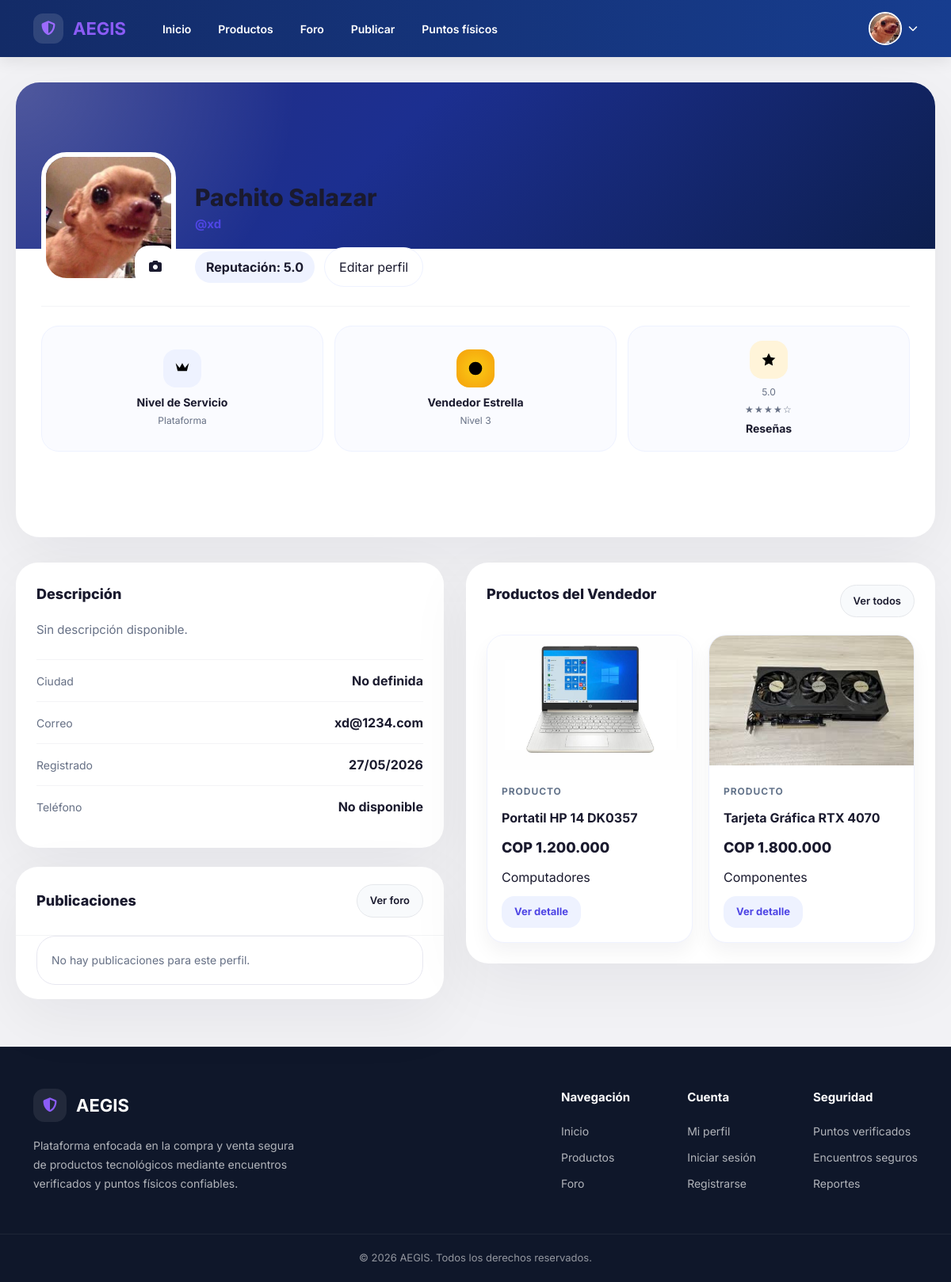
The page /public/perfil (signed in) on the database its author committed.
### tables this page shows
CREATE TABLE `usuarios` (
  `id` int(11) NOT NULL,
  `nombre` varchar(100) NOT NULL,
  `apellido` varchar(100) NOT NULL,
  `username` varchar(50) DEFAULT NULL,
  `email` varchar(150) NOT NULL,
  `password` varchar(255) NOT NULL,
  `telefono` varchar(20) DEFAULT NULL,
  `ciudad` varchar(100) DEFAULT NULL,
  `foto_perfil` varchar(255) DEFAULT 'default.png',
  `descripcion` text DEFAULT NULL,
  `reputacion` decimal(3,2) DEFAULT 5.00,
  `rol` enum('usuario','owner','admin') DEFAULT 'usuario',
  `estado` enum('activo','suspendido','baneado') DEFAULT 'activo',
  `fecha_registro` timestamp NOT NULL DEFAULT current_timestamp()
);

CREATE TABLE `productos` (
  `id` int(11) NOT NULL,
  `usuario_id` int(11) NOT NULL,
  `categoria_id` int(11) NOT NULL,
  `titulo` varchar(150) NOT NULL,
  `descripcion` text NOT NULL,
  `precio` decimal(12,2) NOT NULL,
  `estado_producto` enum('nuevo','usado','reacondicionado') DEFAULT 'usado',
  `ciudad` varchar(100) DEFAULT NULL,
  `estado_publicacion` enum('activo','vendido','oculto') DEFAULT 'activo',
  `fecha_publicacion` timestamp NOT NULL DEFAULT current_timestamp()
);

CREATE TABLE `categorias` (
  `id` int(11) NOT NULL,
  `nombre` varchar(100) NOT NULL,
  `descripcion` text DEFAULT NULL
);

### app/modules/perfil/views/perfil.php (the view, shortened to what the rows shown need)
<?php require_once ROOT_PATH . '/app/layouts/head.php'; ?>
<?php require_once ROOT_PATH . '/app/layouts/navbar.php'; ?>
<link rel="stylesheet" href="https://cdnjs.cloudflare.com/ajax/libs/font-awesome/6.5.2/css/all.min.css">
<link rel="stylesheet" href="<?= asset('css/pages/perfil.css') ?>">
<main class="page">
    <section class="profile-card">
        <div class="profile-body">
        <div class="profile-row">
            <div class="avatar-profile-wrap">
                <form id="avatarForm" method="POST" action="<?= url('/perfil/editar') ?>" enctype="multipart/form-data">
                    <div class="avatar-profile">
                    <?php
                        $fotoPerfil = trim((string) ($usuario['foto_perfil'] ?? ''));
                        $rutaFoto = ROOT_PATH . '/public/Assets/uploads/users/' . $fotoPerfil;
                        $avatarSrc = (!empty($fotoPerfil) && file_exists($rutaFoto))
                            ? url('/Assets/uploads/users/' . htmlspecialchars($fotoPerfil))
                            : avatar_url($usuario['username'] ?? $usuario['email'] ?? 'perfil', 140);
                    ?>
                    <img id="avatarPreview" src="<?= htmlspecialchars($avatarSrc) ?>" alt="Foto de perfil">
                </div>
                </form>
            </div>
            <div class="profile-info">
                <div class="profile-name"><?= htmlspecialchars(trim(($usuario['nombre'] ?? '') . ' ' . ($usuario['apellido'] ?? ''))) ?></div>
                <div class="profile-handle">@<?= htmlspecialchars($usuario['username'] ?? $usuario['email'] ?? 'usuario') ?></div>
                <div style="margin-top:12px; display:flex; gap:12px; flex-wrap:wrap; align-items:center;">
                    <span class="chip">Reputación: <?= number_format((float) ($usuario['reputacion'] ?? 5), 1) ?></span>
                    <?php if (!empty($esPropio)): ?>
                        <a href="<?= url('/perfil/editar') ?>" class="btn-alt">Editar perfil</a>
                    <?php endif; ?>
                </div>
            </div>
        </div>
            <div class="badges-row">
                <a href="#" class="badge-item">
                    <div>
                        <span class="badge-rating"><?= number_format((float) ($usuario['reputacion'] ?? 5), 1) ?></span>
                        <span class="stars">★★★★☆</span>
                        <span class="badge-label">Reseñas</span>
                    </div>
                </a>
            </div>
        </div>
    </section>
    <div class="content">
        <div class="left-col">
            <section class="info-card">
                <div class="info-section-title">Descripción</div>
                <div class="info-desc"><?= nl2br(htmlspecialchars($usuario['descripcion'] ?? 'Sin descripción disponible.')) ?></div>
                <div class="info-row">
                    <span class="info-row-label">Ciudad</span>
                    <span class="info-row-value"><?= htmlspecialchars($usuario['ciudad'] ?? 'No definida') ?></span>
                </div>
                <div class="info-row">
                    <span class="info-row-label">Correo</span>
                    <span class="info-row-value"><?= htmlspecialchars($usuario['email'] ?? '-') ?></span>
                </div>
                <div class="info-row">
                    <span class="info-row-label">Registrado</span>
                    <span class="info-row-value"><?= htmlspecialchars(date('d/m/Y', strtotime($usuario['fecha_registro'] ?? date('Y-m-d')))) ?></span>
                </div>
                <div class="info-row">
                    <span class="info-row-label">Teléfono</span>
                    <span class="info-row-value"><?= htmlspecialchars($usuario['telefono'] ?? 'No disponible') ?></span>
                </div>
            </section>
        </div>
        <div class="right-col">
            <section class="profile-products-card">
                <div class="profile-products-grid">
                    <?php foreach ($productos as $producto):
                        $etiqueta = 'Producto';
                        $claseEtiqueta = 'tag-usado';
                        $imagenUrl = !empty($producto['imagen_principal'])
                            ? asset('Assets/uploads/products/' . $producto['imagen_principal'])
                            : 'https://via.placeholder.com/340x220?text=Sin+Imagen';
                    ?>
                        <a href="<?= url('/productos/detalle?id=' . (int) $producto['id']) ?>" class="profile-product-card">
                            <div class="product-image-container">
                                    <div class="product-image">
                                        <img src="<?= htmlspecialchars($imagenUrl) ?>" alt="<?= htmlspecialchars($producto['titulo']) ?>">
                                    </div>
                                </div>
                            <div class="product-details">
                                <span class="product-condition <?= htmlspecialchars($claseEtiqueta) ?>"><?= htmlspecialchars($etiqueta) ?></span>
                                <h3 class="product-title"><?= htmlspecialchars($producto['titulo']) ?></h3>
                                <div class="price-row">
                                    <span class="product-price">COP <?= number_format((float)$producto['precio'], 0, ',', '.') ?></span>
                                </div>
                                <span class="seller-meta"><?= htmlspecialchars($producto['categoria_nombre'] ?? 'Categoría') ?></span>
                                <span class="add-to-cart-btn">Ver detalle</span>
                            </div>
                        </a>
                    <?php endforeach; ?>
                </div>
            </section>
        </div>
    </div>
</main>
<?php require_once ROOT_PATH . '/app/layouts/footer.php'; ?>

### app/layouts/navbar.php (shortened to what the rows shown need)
<header class="navbar">
    <div class="nav-right">
        <?php if (Auth::check()): ?>
            <div class="profile-dropdown">
                <button class="profile-btn">
                    <?php
                        $user = Auth::user();
                        $fotoPerfil = trim((string) ($user['foto_perfil'] ?? ''));
                        $fotoPath = ROOT_PATH . '/public/Assets/uploads/users/' . basename($fotoPerfil);
                        $avatarSrc = (is_file($fotoPath) && $fotoPerfil !== '')
                            ? url('/Assets/uploads/users/' . $fotoPerfil)
                            : avatar_url($user['username'] ?? $user['email'] ?? 'aegis', 100);
                    ?>
                    <img src="<?= htmlspecialchars($avatarSrc) ?>" alt="Usuario">
                    <i class="fa-solid fa-chevron-down"></i>
                </button>
            </div>
        <?php else: ?>
            <a href="<?= url('/login') ?>" style="margin-right:12px;">Iniciar sesión</a>
            <a href="<?= url('/register') ?>">Registro</a>
        <?php endif; ?>
    </div>
</header>

### rows shown on the page
usuarios: foto_perfil (picture), nombre+apellido "Pachito Salazar", username "xd", reputacion "5.0", descripcion "Sin descripción disponible.", ciudad "No definida", email "xd@1234.com", telefono "No disponible"
productos: shows a picture, etiqueta "PRODUCTO", titulo "Portatil HP 14 DK0357", precio "1.200.000", categoria.nombre "Computadores"
productos: shows a picture, etiqueta "PRODUCTO", titulo "Tarjeta Gráfica RTX 4070", precio "1.800.000", categoria.nombre "Componentes"
